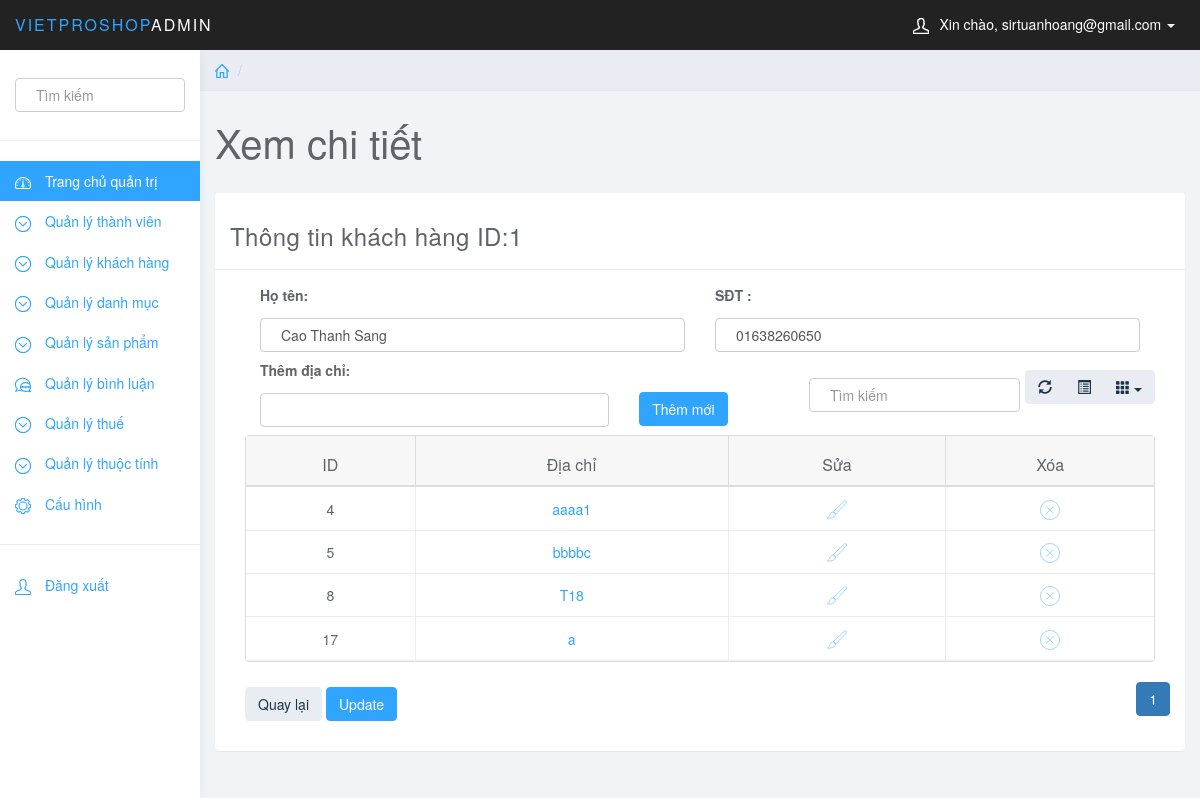
Page /quantri/quantri.php?page_layout=suakh&id_kh=1 (signed in) on the committed database.
### tables this page shows
CREATE TABLE `khachhang` (
  `id_kh` int(11) NOT NULL,
  `ten_kh` varchar(100) NOT NULL,
  `sdt` bigint(11) NOT NULL
);

CREATE TABLE `diachi` (
  `id_diachi` int(11) NOT NULL,
  `dia_chi` varchar(255) NOT NULL,
  `id_kh` int(11) NOT NULL
);

### quantri/suakh.php (the view, shortened to what this page needs)
<?php
    if (isset($_GET['id_kh'])) {
        $id_kh=$_GET['id_kh'];
        $sql="SELECT * FROM khachhang WHERE id_kh=$id_kh";
        $query=mysqli_query($db_con,$sql);
        $row=mysqli_fetch_array($query);
    }
    if(isset($_GET['page'])){
        $page=$_GET['page'];
    }
    else
    {
        $page=1;
    }
    $rowsPerPage=5;
    $perRow=($page-1)*$rowsPerPage;
    $sql_address="SELECT * FROM diachi WHERE id_kh=$id_kh ORDER BY id_diachi ASC LIMIT $perRow,$rowsPerPage";
    $query_address=mysqli_query($db_con,$sql_address);
    $totalRow=mysqli_num_rows(mysqli_query($db_con,"SELECT * FROM diachi WHERE id_kh=$id_kh"));
    $totalPage=ceil($totalRow/$rowsPerPage);
    $listPage=" ";
    for ($i=1; $i <=$totalPage ; $i++) {
        if ($page==$i){
            $listPage.='<li class="active"><a href="quantri.php?page_layout=suakh&id_kh='.$id_kh.'&page='.$i.'">'.$i.'</a></li>';
        }
        else{
            $listPage.='<li><a href="quantri.php?page_layout=suakh&id_kh='.$id_kh.'&page='.$i.'">'.$i.'</a></li>';
        }
    }
?>
<div class="row">
    <div class="col-lg-12">
        <h1 class="page-header">Xem chi tiết</h1>
    </div>
</div>
<div class="row">
    <div class="col-lg-12">
        <div class="panel panel-default">
            <div class="panel-heading"><h3>Thông tin khách hàng ID:<?php echo $row['id_kh']?></h3></div>
            <div class="panel-body" style="position: relative;">
                <div class="col-md-12">
                    <form method="post" id="update-form">
                        <div class="col-md-6">
                            <label>Họ tên:</label><input type="text" name="ten_kh" required="" class="form-control" value="<?php echo $row['ten_kh']?>">
                        </div>
                        <div class="col-md-6">
                            <label>SĐT :</label><input type="text" name="sdt" required="" class="form-control" value="0<?php echo $row['sdt']?>">
                        </div>
                    </form>
                </div>
                <div class="col-md-12">
                        <form method="post">
                            <div class="col-md-5">
                                <label>Thêm địa chỉ:</label>
                                <input type="text" name="dia_chi" required="" class="form-control">
                            </div>
                            <div class="col-md-2" style="margin-top: 32px;">
                                <button type="submit" class="btn btn-primary" name="submit">Thêm mới</button>
                            </div>
                        </form>
                    <table data-toggle="table" data-show-refresh="true" data-show-toggle="true" data-show-columns="true" data-search="true" data-select-item-name="toolbar1" data-sort-name="name" data-sort-order="desc">
                        <thead>
                            <tr>
                                <th data-sortable="true">ID</th>
                                <th data-sortable="true">Địa chỉ</th>
                                <th data-sortable="true">Sửa</th>
                                <th data-sortable="true">Xóa</th>
                            </tr>
                        </thead>
                        <tbody>
                            <?php
                                while ($row=mysqli_fetch_array($query_address)){
                            ?>
                            <tr style="height: 200px;">
                                <td data-checkbox="true"><?php echo $row['id_diachi'];?></td>
                                <td data-checkbox="true"><a onclick="document.getElementById('edit<?php echo $row['id_diachi']?>').style.display='block'" style="cursor:pointer;"><?php echo $row['dia_chi'];?></a></td>
                                <td>
                                    <a onclick="document.getElementById('edit<?php echo $row['id_diachi']?>').style.display='block'" style="cursor:pointer;">
                                        <span><svg class="glyph stroked brush" style="width: 20px;height: 20px;"><use xlink:href="#stroked-brush"/></svg>
                                        </span>
                                        </a>
                                </td>
                                <td>
                                    <a onclick="return xoatax()" href="xoadc.php?id_diachi=<?php echo $row['id_diachi'] ?>&id_kh=<?php echo $row['id_kh']?>&page_layout"><span><svg class="glyph stroked cancel" style="width: 20px;height: 20px;"><use xlink:href="#stroked-cancel"/></svg></span></a>
                                </td>
                            </tr>
                            <?php
                                }
                            ?>
                        </tbody>
                    </table>
                </div>
                <div class="col-md-3" style="margin-top: 25px;">
                        <a href="quantri.php?page_layout=danhsachkh" class="btn btn-default "  >Quay lại</a>
                        <input type="submit" class="btn btn-primary" name="update" value="Update" form="update-form">
                        </div>
                <ul class="pagination" style="float: right;">
                    <?php
                        echo $listPage;
                    ?>
                </ul>
            </div>
        </div>
    </div>
</div>

### quantri/css/styles.css (style rules this page uses)
body { background: #f1f4f7; padding-top: 50px; color: #5f6468; }
a, a:hover, a:focus { color: #30a5ff; }
h1, h2, h3, h4, h5, h6 { color: #5f6468; }
h1 { font-weight: 300; font-size: 40px; }
h3, h4 { font-weight: 300; }
.form-control { border: 1px solid #eee; box-shadow: none; }
.btn-default, .btn-default:hover, .btn-default:focus, .btn-default:active, .btn-default.active, .open > .dropdown-toggle.btn-default, .btn-default.disabled, .btn-default[disabled], fieldset[disabled] .btn-default, .btn-default.disabled:hover, .btn-default[disabled]:hover, fieldset[disabled] .btn-default:hover, .btn-default.disabled:focus, .btn-default[disabled]:focus, fieldset[disabled] .btn-default:focus, .btn-default.disabled:active, .btn-default[disabled]:active, fieldset[disabled] .btn-default:active, .btn-default.disabled.active, .btn-default[disabled].active, fieldset[disabled] .btn-default.active { background-color: #e9ecf2; border-color: #e9ecf2; color: #1b3548; }
.btn-primary, .btn-primary:hover, .btn-primary:focus, .btn-primary:active, .btn-primary.active, .open > .dropdown-toggle.btn-primary, .btn-primary.disabled, .btn-primary[disabled], fieldset[disabled] .btn-primary, .btn-primary.disabled:hover, .btn-primary[disabled]:hover, fieldset[disabled] .btn-primary:hover, .btn-primary.disabled:focus, .btn-primary[disabled]:focus, fieldset[disabled] .btn-primary:focus, .btn-primary.disabled:active, .btn-primary[disabled]:active, fieldset[disabled] .btn-primary:active, .btn-primary.disabled.active, .btn-primary[disabled].active, fieldset[disabled] .btn-primary.active { background-color: #30a5ff; border-color: #30a5ff; }
.panel { border: 0; }
.panel-heading { font-size: 18px; font-weight: 300; letter-spacing: 0.025em; }
.panel-default .panel-heading { background: #fff; border-bottom: 1px solid #eee; color: #5f6468; }
h1.page-header { margin-top: 30px; border-bottom: 0; }
.table { background: #fff; }

### quantri/css/thuoctinh.css (style rules this page uses)
input[type=text] { width: 100%; padding: 12px 20px; margin: 8px 0; display: inline-block; border: 1px solid #ccc; box-sizing: border-box; }

### rows in the picture
khachhang: id_kh "1", ten_kh "Cao Thanh Sang", sdt "01638260650"
diachi: id_diachi "4", dia_chi "aaaa1"
diachi: id_diachi "5", dia_chi "bbbbc"
diachi: id_diachi "8", dia_chi "T18"
diachi: id_diachi "17", dia_chi "a"

### other values in the picture
$_SESSION['email'] "sirtuanhoang@gmail.com"
